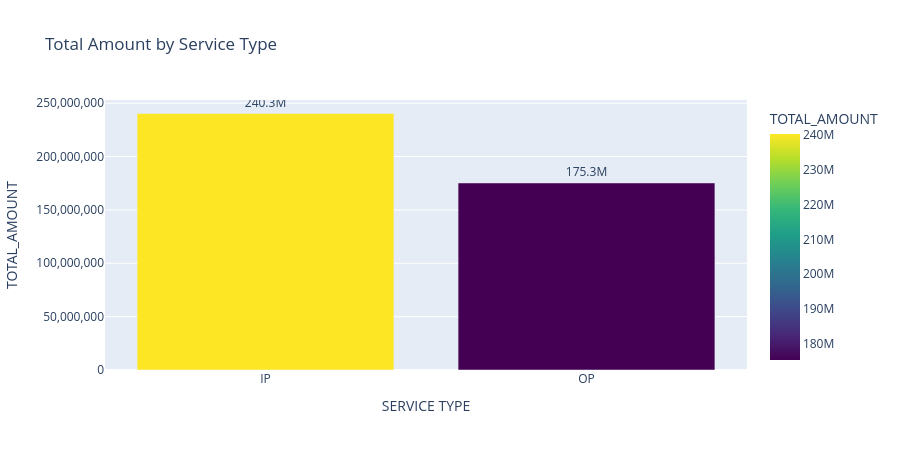

The notebook cell saved with this chart:
### Markdown cell above
## 3. High‑Level Summary by Service Type

### Code cell
# Aggregate by SERVICE TYPE
service_summary = df.groupby('SERVICE TYPE').agg(
    TOTAL_AMOUNT=('AMOUNT', 'sum'),
    UNIQUE_VISITS=('VISIT_KEY', 'nunique')
).reset_index()

# Add percentage and average cost per visit
grand_total = service_summary['TOTAL_AMOUNT'].sum()
service_summary['SHARE (%)'] = (service_summary['TOTAL_AMOUNT'] / grand_total * 100).round(2)
service_summary['AVG_COST_PER_VISIT'] = (service_summary['TOTAL_AMOUNT'] / service_summary['UNIQUE_VISITS']).round(2)

# Format for display with thousands separators
display_summary = service_summary.copy()
display_summary['TOTAL_AMOUNT'] = display_summary['TOTAL_AMOUNT'].apply(lambda x: f"Ksh {x:,.0f}")
display_summary['AVG_COST_PER_VISIT'] = display_summary['AVG_COST_PER_VISIT'].apply(lambda x: f"Ksh {x:,.2f}")
display_summary['UNIQUE_VISITS'] = display_summary['UNIQUE_VISITS'].apply(lambda x: f"{x:,}")
display_summary['SHARE (%)'] = display_summary['SHARE (%)'].astype(str) + '%'

print("### Service Type Summary\n")
display(display_summary)

# Bar chart
fig = px.bar(
    service_summary,
    x='SERVICE TYPE',
    y='TOTAL_AMOUNT',
    title='Total Amount by Service Type',
    text=service_summary['TOTAL_AMOUNT'].apply(lambda x: f'{x/1e6:.1f}M'),
    color='TOTAL_AMOUNT',
    color_continuous_scale='Viridis'
)
fig.update_traces(textposition='outside')
fig.update_layout(yaxis_tickformat=',.0f', height=450)
fig.show()

### Figure 1 — Plotly figure (JSON) as saved in the notebook; plotly's stock layout.template omitted (floating-point values rounded to 4 significant figures)
{"data": [{"alignmentgroup": "True", "hovertemplate": "SERVICE TYPE=%{x}<br>TOTAL_AMOUNT=%{marker.color}<br>text=%{text}<extra></extra>", "legendgroup": "", "marker": {"color": [240300000.0, 175300000.0], "coloraxis": "coloraxis", "pattern": {"shape": ""}}, "name": "", "offsetgroup": "", "orientation": "v", "showlegend": false, "text": ["240.3M", "175.3M"], "textposition": "outside", "type": "bar", "x": ["IP", "OP"], "xaxis": "x", "y": [240300000.0, 175300000.0], "yaxis": "y"}], "layout": {"barmode": "relative", "coloraxis": {"colorbar": {"title": {"text": "TOTAL_AMOUNT"}}, "colorscale": [[0, "#440154"], [0.1111, "#482878"], [0.2222, "#3e4989"], [0.3333, "#31688e"], [0.4444, "#26828e"], [0.5556, "#1f9e89"], [0.6667, "#35b779"], [0.7778, "#6ece58"], [0.8889, "#b5de2b"], [1, "#fde725"]]}, "height": 450, "legend": {"tracegroupgap": 0}, "title": {"text": "Total Amount by Service Type"}, "xaxis": {"anchor": "y", "domain": [0, 1], "title": {"text": "SERVICE TYPE"}}, "yaxis": {"anchor": "x", "domain": [0, 1], "tickformat": ",.0f", "title": {"text": "TOTAL_AMOUNT"}}}}
